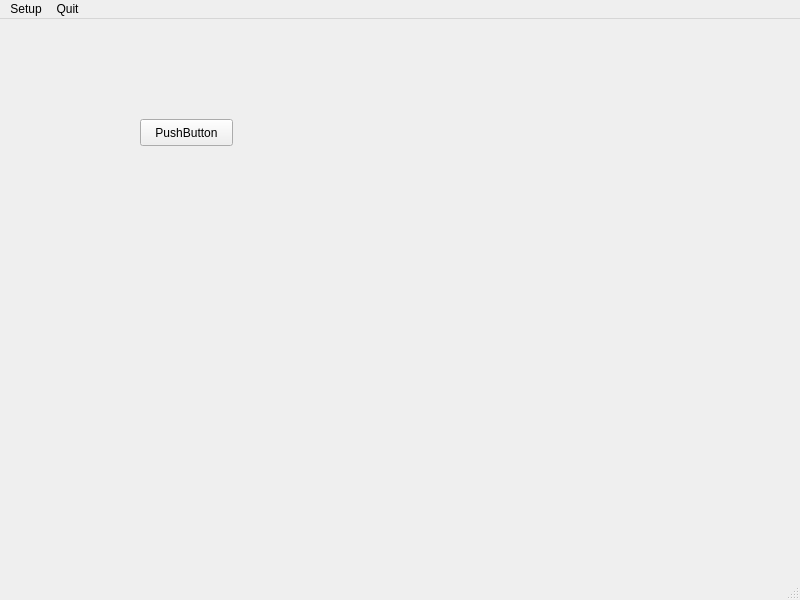
<?xml version="1.0" encoding="UTF-8"?>
<ui version="4.0">
 <class>MainWindow</class>
 <widget class="QMainWindow" name="MainWindow">
  <property name="geometry">
   <rect>
    <x>0</x>
    <y>0</y>
    <width>800</width>
    <height>600</height>
   </rect>
  </property>
  <property name="windowTitle">
   <string>MainWindow</string>
  </property>
  <widget class="QWidget" name="centralwidget">
   <widget class="QPushButton" name="testButton">
    <property name="geometry">
     <rect>
      <x>140</x>
      <y>100</y>
      <width>93</width>
      <height>27</height>
     </rect>
    </property>
    <property name="text">
     <string>PushButton</string>
    </property>
   </widget>
  </widget>
  <widget class="QStatusBar" name="statusbar"/>
  <widget class="QMenuBar" name="menuBar">
   <property name="geometry">
    <rect>
     <x>0</x>
     <y>0</y>
     <width>800</width>
     <height>24</height>
    </rect>
   </property>
   <widget class="QMenu" name="menuSetup">
    <property name="title">
     <string>Setup</string>
    </property>
   </widget>
   <widget class="QMenu" name="menuQuit">
    <property name="title">
     <string>Quit</string>
    </property>
   </widget>
   <addaction name="menuSetup"/>
   <addaction name="menuQuit"/>
  </widget>
  <action name="actionReplay_File">
   <property name="text">
    <string>Replay File</string>
   </property>
  </action>
  <action name="actionQuit">
   <property name="text">
    <string>Quit</string>
   </property>
  </action>
  <action name="actionSetup">
   <property name="text">
    <string>Setup</string>
   </property>
  </action>
 </widget>
 <resources/>
 <connections/>
</ui>
